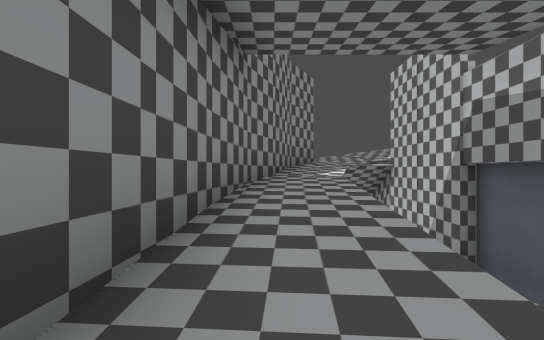
view 1 (above)

17 first-person views from a walk through a Godot game level. The camera is 1.2 m above the floor, looks level and sees 85° across. The floor is counted in squares, 2 m on a side. Each view is taken from the middle of a square. On the plan, view 1 faces up. The plan holds only what a view shows up to about 9 squares ahead; the rest is blank. The place goes on beyond the plan. Some surface patterns are stand-ins.

view 2
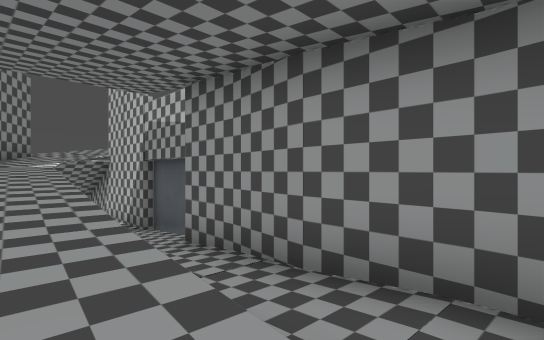

view 3
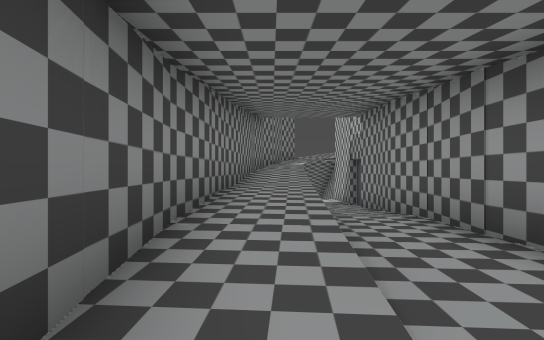

view 4
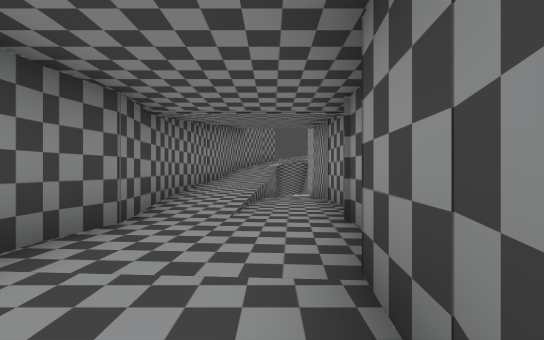

view 5
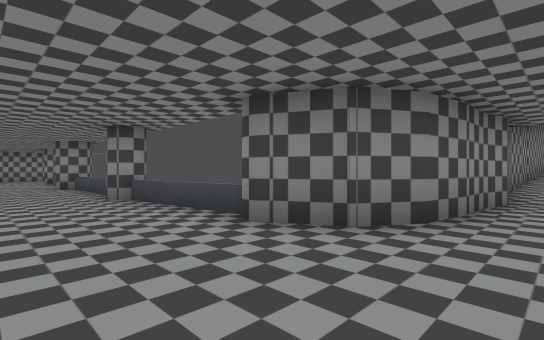

view 6
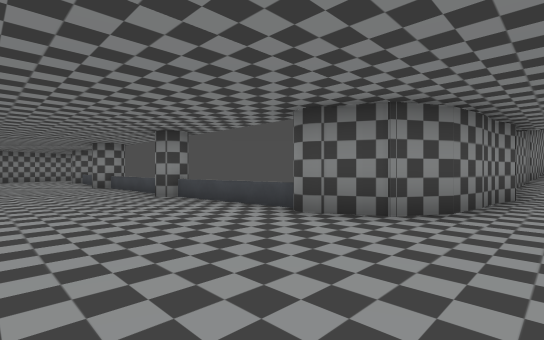

view 7
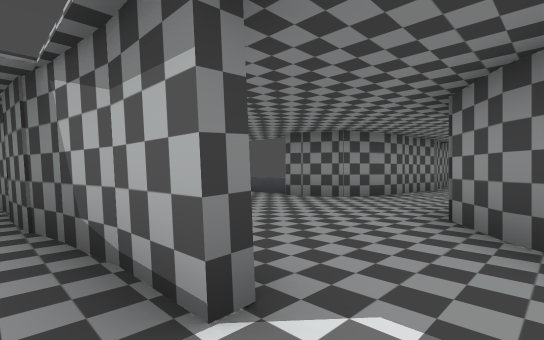

view 8
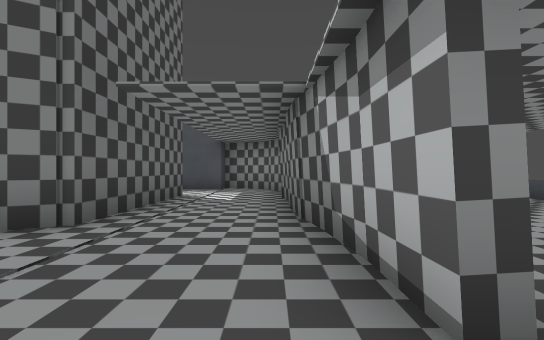

view 9
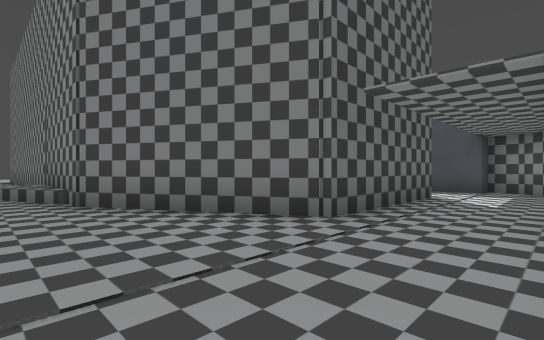

view 10
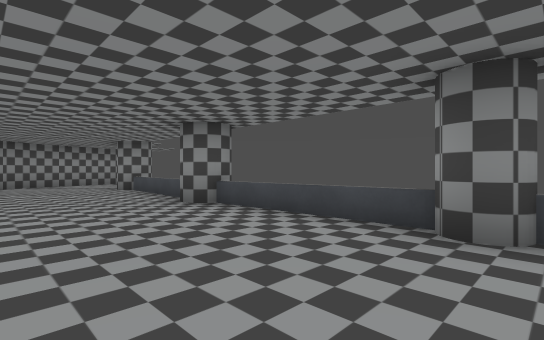

view 11
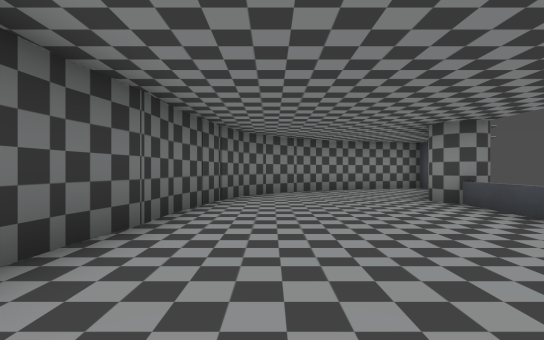

view 12
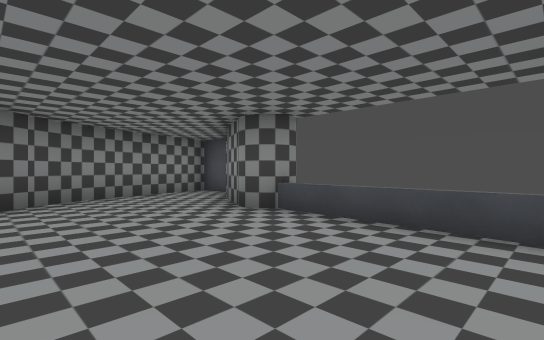

view 13
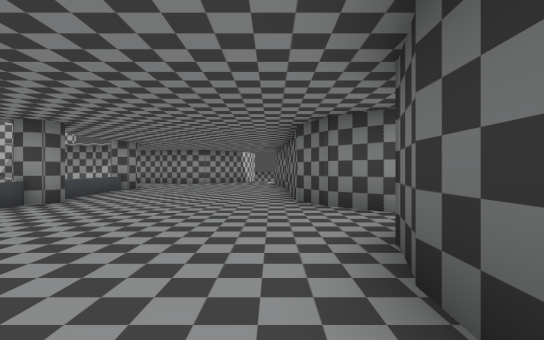

view 14
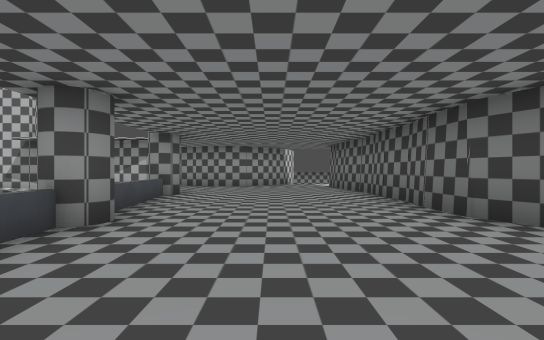

view 15
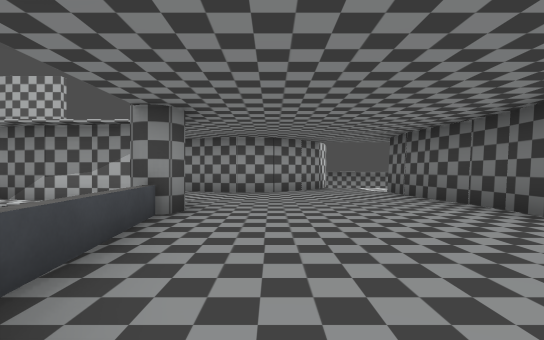

view 16
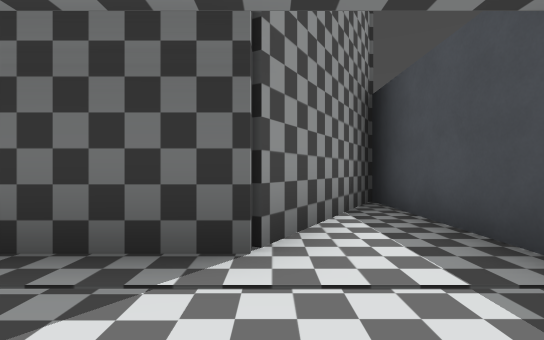

view 17
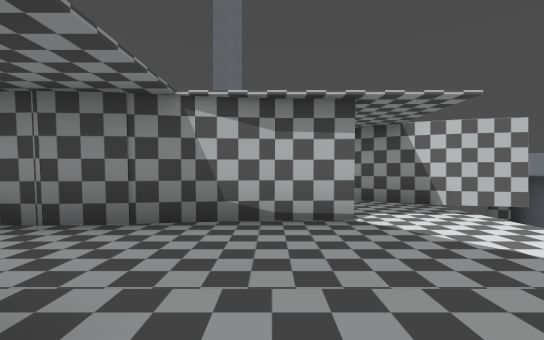

### Floor plan
Key: @ floor where view 1 was taken; # wall or solid block; x gap in a wall; . main floor; : floor 0.25 m higher than the main floor; + floor 0.5 m higher than the main floor; - floor 1.25 m lower than the main floor; _ floor 1.5 m lower than the main floor; * floor 1.75 m higher than the main floor; % floor 2.25 m higher than the main floor; & floor 2.75 m higher than the main floor; / step, stairs or slope; v drop or lower ground; P pillar.
Columns run from 20 left of view 1 to 6 right of it. Each row starts with its distance up from view 1.
  9                       &&
  8                      #/x
  7                     #%/_#
  6                     #/ _#
  5                    #*/ _#
  4                    #// /#
  3                    #///-#
  2                    #///##
  1                    #///#
  0                    #@//#
 -1                    #+//#
 -2                    #+//#
 -3                    #+..#
 -4                    #:..#
 -5                    #:..#
 -6                    #:.##
 -7                   v#..#
 -8                    #..#
 -9 ##                 #..#
-10 #..#PP   P   P  vP#...#   v
-11 #...P....P....P......#    v
-12  #...................#    v
-13  #....................##
-14   #....................##
-15    ##.........########.
-16      ######..##........
-17             ##.........
-18             ##::###::::
-19              #:#   #:::
-20              ##     #::
-21              ##     #::
-22              #      #/:
-23                     #+:
-24                     #+/
-25                     #
-26                     #
-27                     #
-28                     #

Where each view was taken, in squares from view 1:
view 1: 0 up, 0 right, facing up
view 2: 3 down, 0 right, facing up-right
view 3: 7 down, 0 right, facing up
view 4: 10 down, 1 right, facing up
view 5: 13 down, 0 right, facing up-left
view 6: 14 down, 0 right, facing up-left
view 7: 16 down, 2 right, facing up-left
view 8: 16 down, 2 right, facing left
view 9: 16 down, 2 right, facing down-left
view 10: 14 down, 6 left, facing up-left
view 11: 14 down, 10 left, facing left
view 12: 14 down, 12 left, facing up-left
view 13: 15 down, 12 left, facing right
view 14: 13 down, 10 left, facing right
view 15: 12 down, 7 left, facing right
view 16: 16 down, 5 left, facing down
view 17: 19 down, 0 right, facing up
